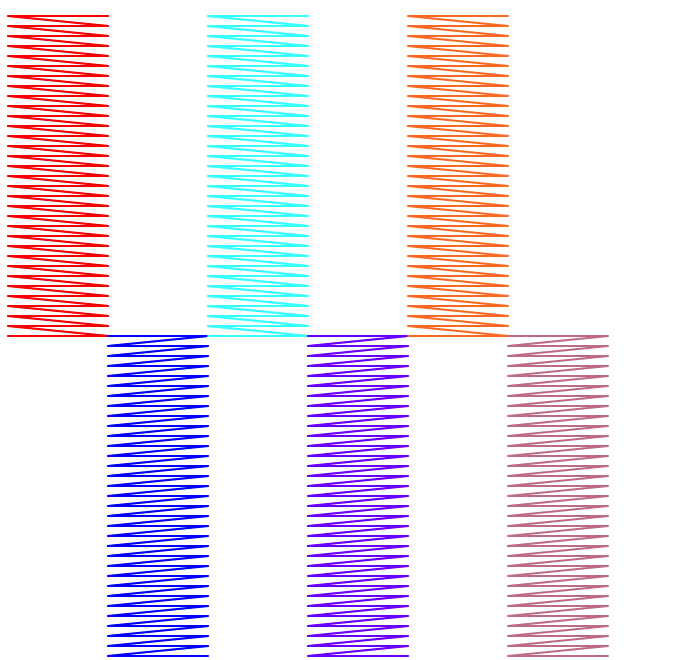

Write the Python code that produced this figure.
import turtle
import math
import os
import PIL
from PIL import ImageGrab
from PIL import Image

this_dir = os.getcwd()
bounds = (366, 140, 1060, 800)

leo = turtle.Turtle()
leo.pencolor(1, 0, 0)
leo.hideturtle()
leo.speed(10)

leo_2 = leo.clone()
leo_2.pencolor(0, 0, 1)
leo_2.speed(10)

leo_3 = leo.clone()
leo_3.pencolor(0, 1, 1)
leo_3.speed(10)

leo_4 = leo.clone()
leo_4.pencolor(0.5, 0, 1)
leo_4.speed(10)

leo_5 = leo.clone()
leo_5.pencolor(1, 0.5, 0.2)
leo_5.speed(10)

leo_6 = leo.clone()
leo_6.pencolor(0.8, 0.5, 0.6)
leo_6.speed(10)

x_0 = -350
y_0 = 330

turtles = [leo, leo_2, leo_3, leo_4, leo_5, leo_6]

def run():
    for tu in turtles:
        tu.penup()
        tu.width(2)

    for c in range(0, y_0, 10):
        leo.goto(x_0, c)
        leo_2.goto(x_0 + 100, -c)
        leo_3.goto(x_0 + 200, c)
        leo_4.goto(x_0 + 300, -c)
        leo_5.goto(x_0 + 400, c)
        leo_6.goto(x_0 + 500, -c)
        # leo_4.goto(x_0 + 400, c)
        for t in turtles:
            t.pendown()
            t.setheading(0)
            t.forward(100)

    img = ImageGrab.grab(bbox=bounds)
    img.save(this_dir + '/tartle01/tart.png', quality=95)



# turtle.listen()
# turtle.onkey(run, 'r')
# turtle.mainloop()
